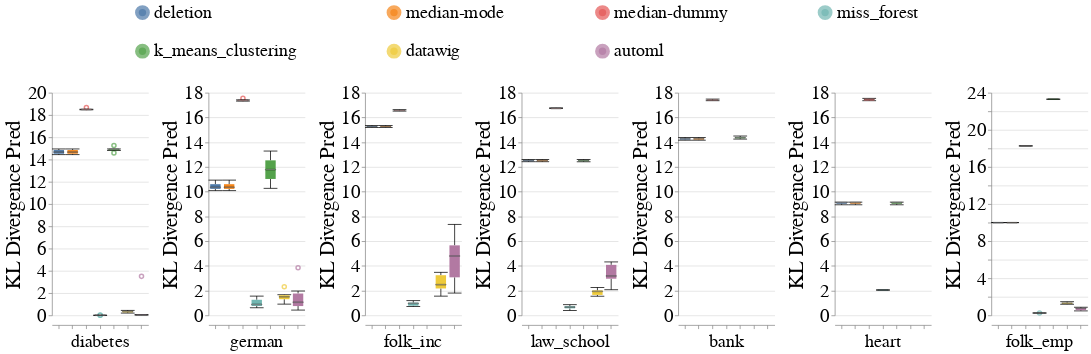

Here is the notebook cell this chart was saved with:
### Code cell
create_box_plots_for_diff_imputers_and_datasets_for_mixed_exp(train_injection_scenario='MCAR3',
                                                              test_injection_scenario='MCAR3',
                                                              metric_name='kl_divergence_pred',
                                                              dataset_to_column_name=DATASET_TO_COLUMN_NAME,
                                                              db_client=db_client,
                                                              without_dummy=False)

### Figure 1 — Vega-Lite specification as saved in the notebook (floating-point values rounded to 4 significant figures; data arrays with more than 128 entries replaced by an {"elided": "..."} marker saying what was removed)
{"config": {"view": {"continuousWidth": 400, "continuousHeight": 300, "stroke": null}, "axis": {"labelFontSize": 26, "labelFontWeight": "normal", "titleFontSize": 28, "titleFontWeight": "normal"}, "facet": {"spacing": 15}, "header": {"labelFontSize": 24, "labelOrient": "bottom", "labelPadding": 5, "titleFontSize": 28}, "legend": {"columns": 4, "direction": "horizontal", "labelFontSize": 24, "labelLimit": 400, "orient": "top", "symbolOffset": 110, "symbolStrokeWidth": 10, "titleAnchor": "middle", "titleFontSize": 26, "titleLimit": 300}, "title": {"fontSize": 28}}, "data": {"name": "data-adc705bf5bef38a9d0d0918641ebefc1"}, "mark": {"type": "boxplot", "median": {"stroke": "black", "strokeWidth": 0.7}, "ticks": true}, "encoding": {"color": {"field": "Null_Imputer_Name", "sort": ["deletion", "median-mode", "median-dummy", "miss_forest", "k_means_clustering", "datawig", "automl"], "title": null, "type": "nominal"}, "column": {"field": "Extended_Dataset_Name", "sort": {"field": "Dataset_Sequence_Number", "order": "ascending"}, "title": null, "type": "nominal"}, "x": {"axis": {"labels": false}, "field": "Null_Imputer_Name", "sort": ["deletion", "median-mode", "median-dummy", "miss_forest", "k_means_clustering", "datawig", "automl"], "title": null, "type": "nominal"}, "y": {"field": "Kl_Divergence_Pred", "scale": {"zero": true}, "title": "KL Divergence Pred", "type": "quantitative"}}, "resolve": {"scale": {"y": "independent"}}, "width": 130, "$schema": "https://vega.github.io/schema/vega-lite/v4.17.0.json", "datasets": {"data-adc705bf5bef38a9d0d0918641ebefc1": {"elided": "294 records"}}}
